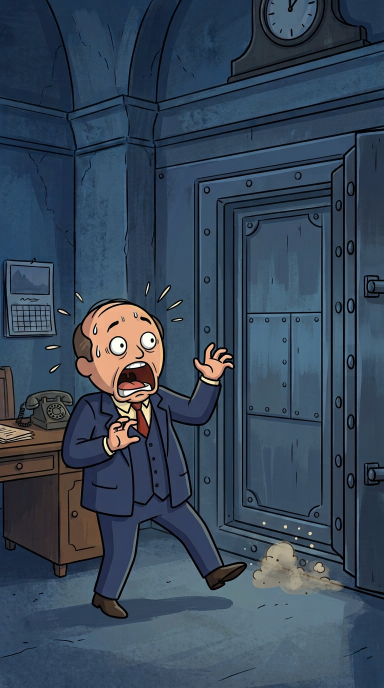
#> input picture past_detour_gold_1971/v4_assets/01_vault_closed.png, 768 x 1376 px (shown at 1/2 size)
$ python -i render_v4_rome_cartoon.py   (imports and definitions only)
#> lines starting #> are read from the running program, lines starting #| are printed output that depends on the picture
"""Rome-V10-inspired original 2D CARTOON action edit for Past Detour.

Uses 10 new hand-inked cartoon paintings and three matched acting-pose pairs,
not the rejected realistic V3 paintings or static V2 vector puppets. Every
scene has timed character/object action, motivated reframing, or animated map.
Roman characters, imagery and audio are NEVER included in this render.

Run: .venv/bin/python past_detour_gold_1971/render_v4_rome_cartoon.py --stills
     .venv/bin/python past_detour_gold_1971/render_v4_rome_cartoon.py --render
"""
from __future__ import annotations
import argparse,hashlib,json,math,subprocess,wave
from pathlib import Path
import cv2,imageio_ffmpeg,numpy as np
from PIL import Image,ImageDraw,ImageFilter,ImageFont

ROOT=Path(__file__).resolve().parent
# [1 line that did not run here, left out]
W,H,FPS,SR=720,1280,60,24000
FONT=ROOT/'v3_fonts/Cinzel.ttf'
IVORY=(254,241,214);GOLD=(239,180,86);RED=(188,72,48);NAVY=(12,20,33)
# [1 line that did not run here, left out]

def ease(x):x=max(0,min(1,x));return x*x*(3-2*x)
def c(x):return max(0,min(1,x))

def load(path):
#> called with path = 'v4_assets/01_vault_closed.png'
    im=Image.open(path).convert('RGB');w,h=im.size
#> in load, im is the input picture: PIL image 768x1376 RGB; mean R, G, B 55.6, 71.4, 88.7
#> after `w, h = im.size`: w = 768; h = 1376
    # 768x1376 source art -> true 9:16 framing, then animation canvas
    h2=min(h,int(w*16/9));im=im.crop((0,(h-h2)//2,w,(h+h2)//2))
#> after `h2 = min(h, int(w * 16 / 9))`: h2 = 1365
#> after `im = im.crop((0, (h - h2) // 2, w, (h + h2) // 2))`:
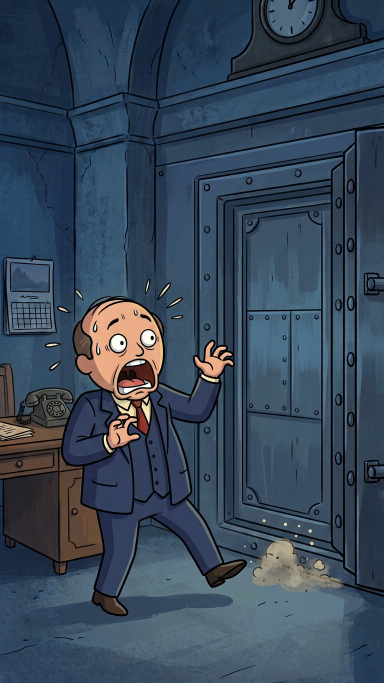
#> im: PIL image 768x1365 RGB (shown at 1/2 size); mean R, G, B 55.7, 71.4, 88.7
    return im.resize((W,H),Image.Resampling.LANCZOS)
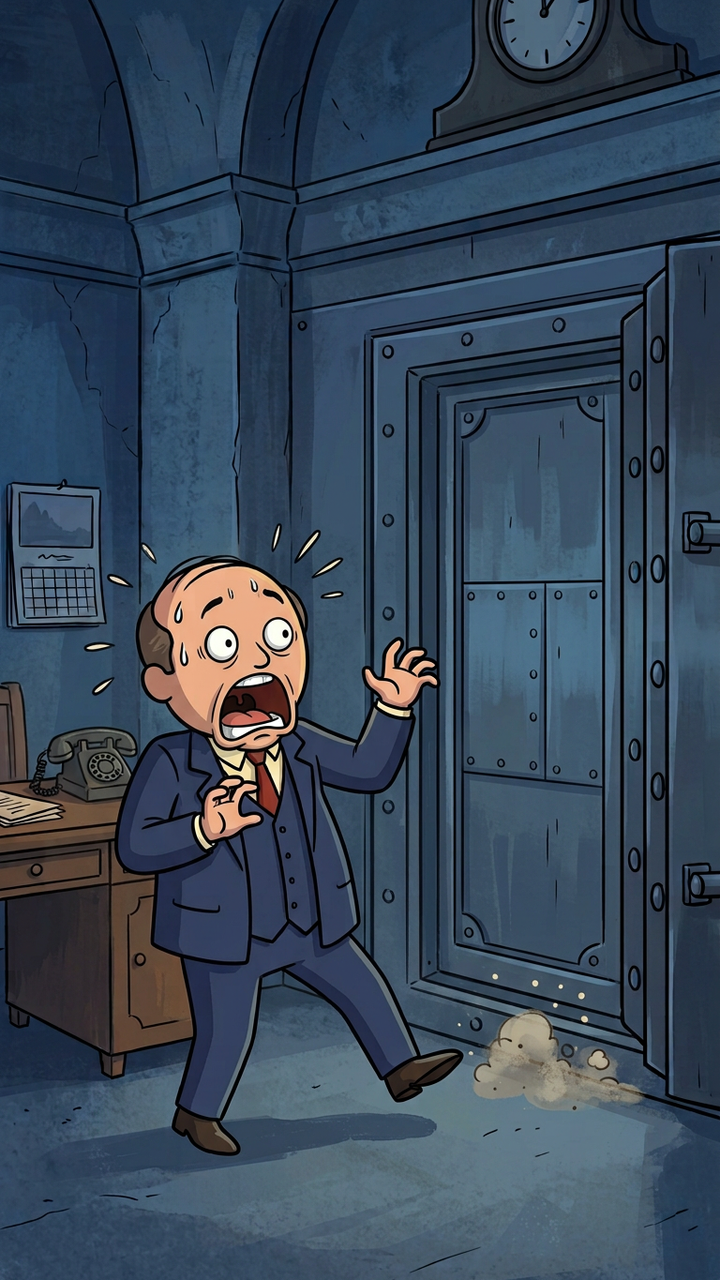
#> returned value: PIL image 720x1280 RGB; mean R, G, B 55.7, 71.5, 88.7
# [1 line not run here, left out]
F=lambda s:ImageFont.truetype(str(FONT),s)


# [293 lines left out: functions localized, shot, spark, bill, bar, text and 5 more, not called in this run]

# [1 line not run here, left out]

>>> result = load('v4_assets/01_vault_closed.png')

$ run again, on past_detour_gold_1971/v4_assets/03_gold_handoff.png
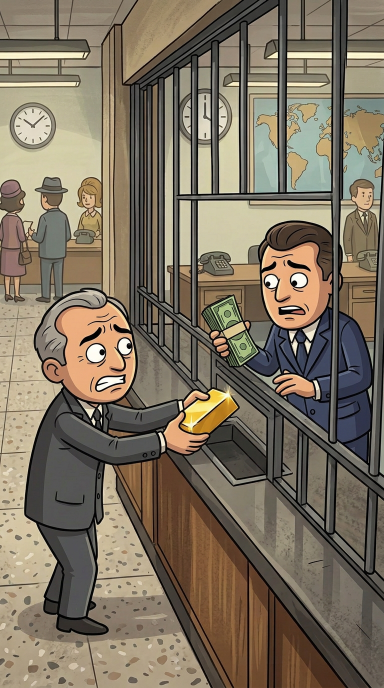
#> input picture past_detour_gold_1971/v4_assets/03_gold_handoff.png, 768 x 1376 px (shown at 1/2 size)
#> in load, im is the input picture: PIL image 768x1376 RGB; mean R, G, B 125.7, 114.4, 96.8
#> in load, `im = im.crop((0, (h - h2) // 2, w, (h + h2) // 2))`:
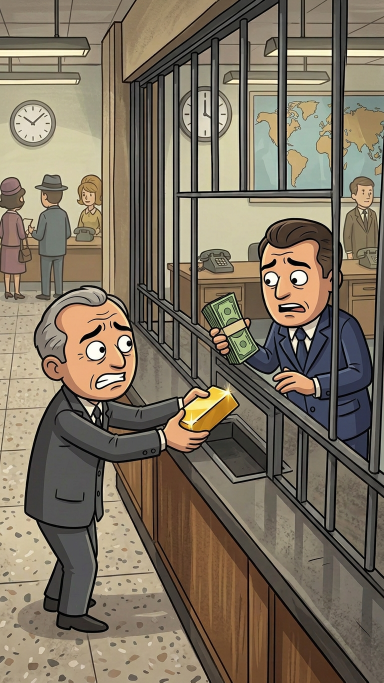
#> im: PIL image 768x1365 RGB (shown at 1/2 size); mean R, G, B 125.7, 114.4, 96.9
#> in load, `return im.resize((W,H),Image.Resampling.LANCZOS)`:
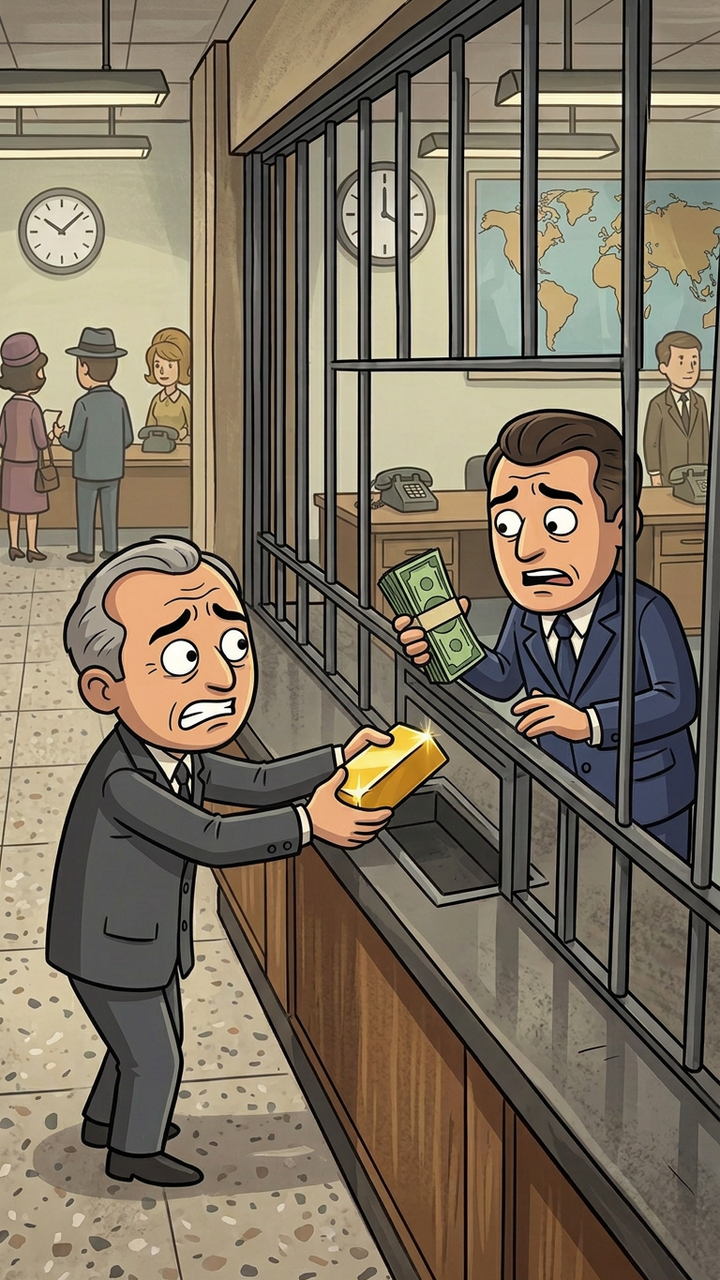
#> returned value: PIL image 720x1280 RGB; mean R, G, B 125.8, 114.5, 97

$ run again, on past_detour_gold_1971/v4_assets/04_dollars_overseas.png
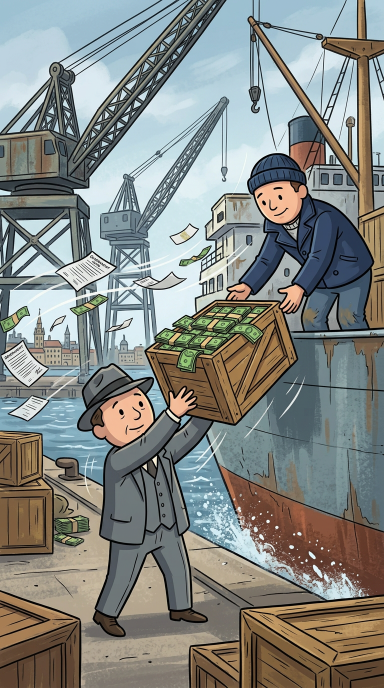
#> input picture past_detour_gold_1971/v4_assets/04_dollars_overseas.png, 768 x 1376 px (shown at 1/2 size)
#> in load, im is the input picture: PIL image 768x1376 RGB; mean R, G, B 132.2, 135.5, 131.3
#> in load, `im = im.crop((0, (h - h2) // 2, w, (h + h2) // 2))`:
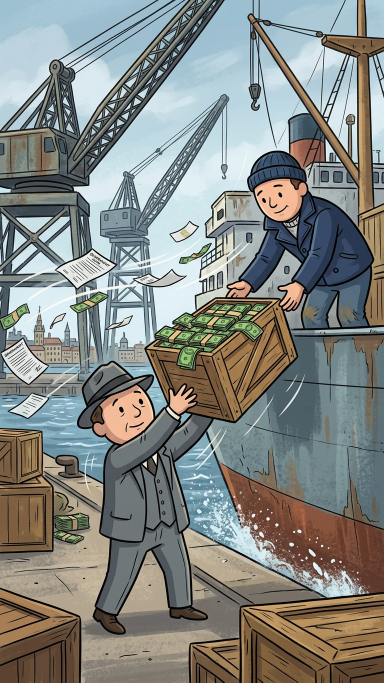
#> im: PIL image 768x1365 RGB (shown at 1/2 size); mean R, G, B 132.2, 135.6, 131.3
#> in load, `return im.resize((W,H),Image.Resampling.LANCZOS)`:
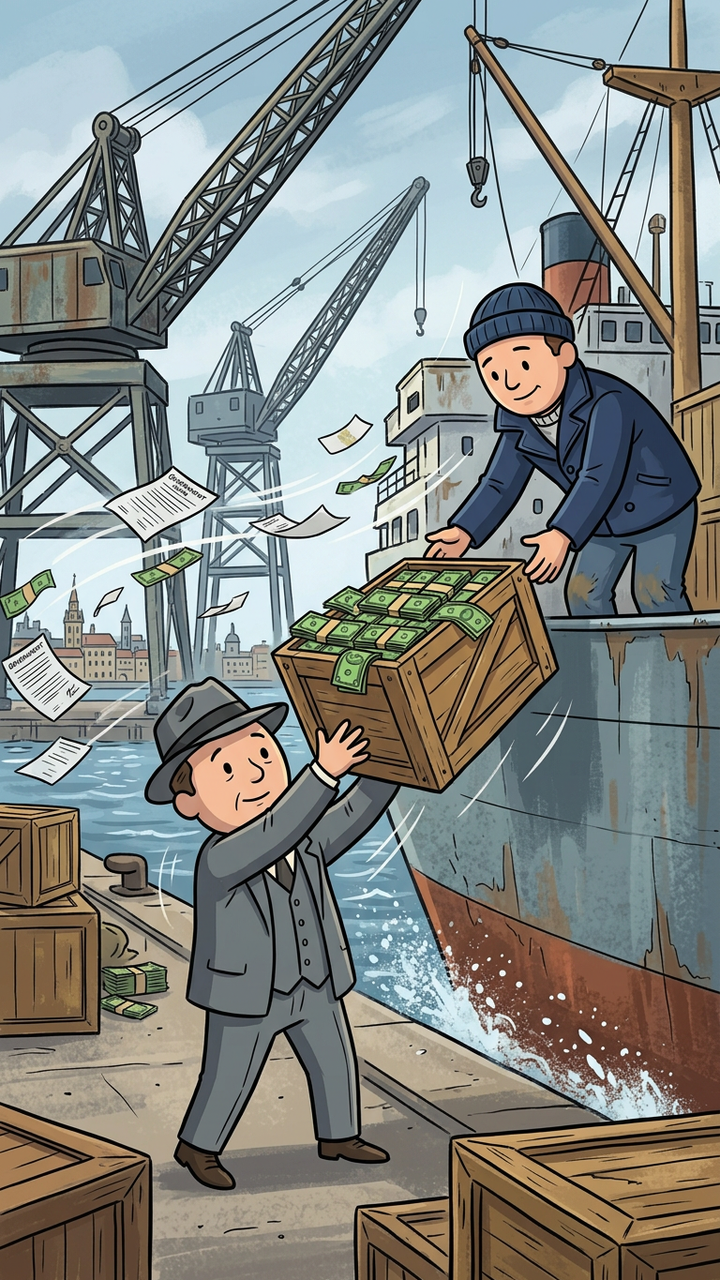
#> returned value: PIL image 720x1280 RGB; mean R, G, B 132.3, 135.6, 131.4

$ run again, on past_detour_gold_1971/v4_assets/05_gold_shortfall.png
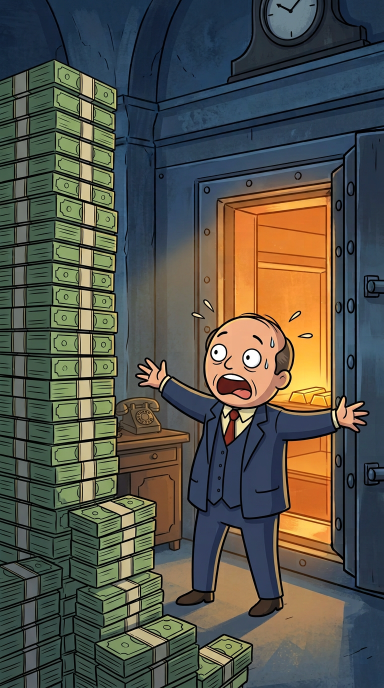
#> input picture past_detour_gold_1971/v4_assets/05_gold_shortfall.png, 768 x 1376 px (shown at 1/2 size)
#> in load, im is the input picture: PIL image 768x1376 RGB; mean R, G, B 85.2, 84.8, 75.5
#> in load, `im = im.crop((0, (h - h2) // 2, w, (h + h2) // 2))`:
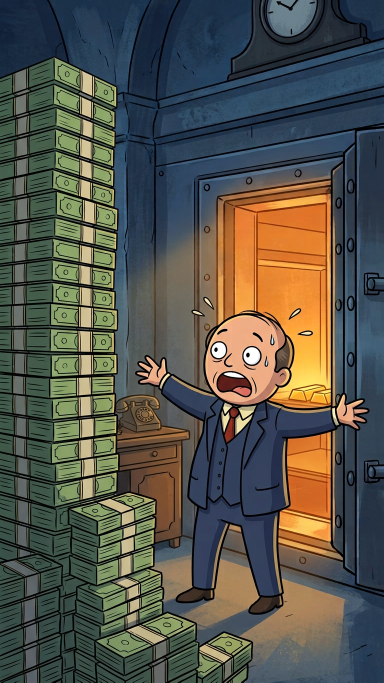
#> im: PIL image 768x1365 RGB (shown at 1/2 size); mean R, G, B 85.5, 85, 75.5
#> in load, `return im.resize((W,H),Image.Resampling.LANCZOS)`:
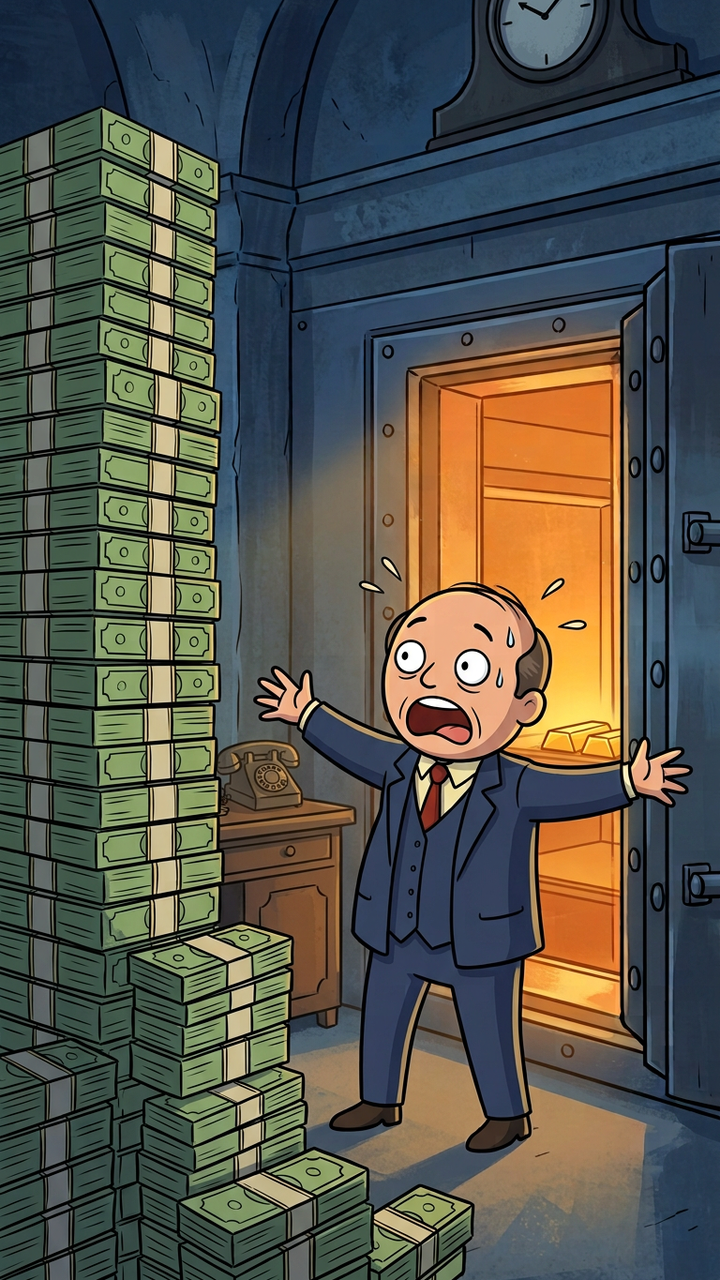
#> returned value: PIL image 720x1280 RGB; mean R, G, B 85.6, 85.1, 75.7
